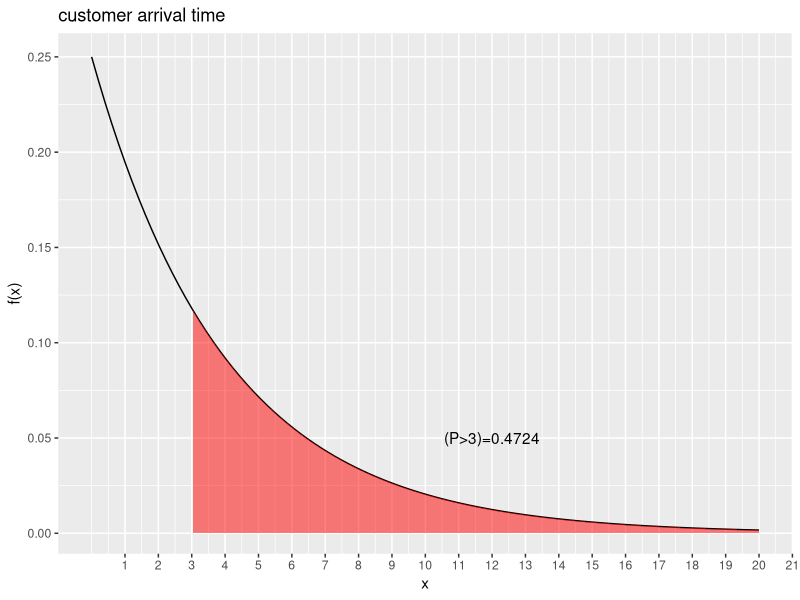

R code for this plot:
#page no:255
library(ggplot2)
x<-seq(0,20,length.out=100)
e=2.718
mu=4
m=1/mu
px=dexp(x,rate=m)
df<-data.frame(x=x,y=px)
x1=3
p_3=1-(e^(-m*x1))
print(paste("P(x<3)=",round(p_3,4)))
p_gt_3=1-p_3
print(paste("solution P(x>3)=",round(p_gt_3,4)))
qplot(x,y,data=df,geom="line")+
  geom_ribbon(data=subset(df,x>3),aes(ymax=y),ymin=0,
              fill="red",colour=NA,alpha=0.5)+
  scale_x_continuous("x",labels=as.character(seq(0:20)),breaks=seq(0:20))+
  annotate(geom="text",x=12,y=0.05,label=paste("(P>3)=0.4724"))+
  labs(title="customer arrival time", y="f(x)")
